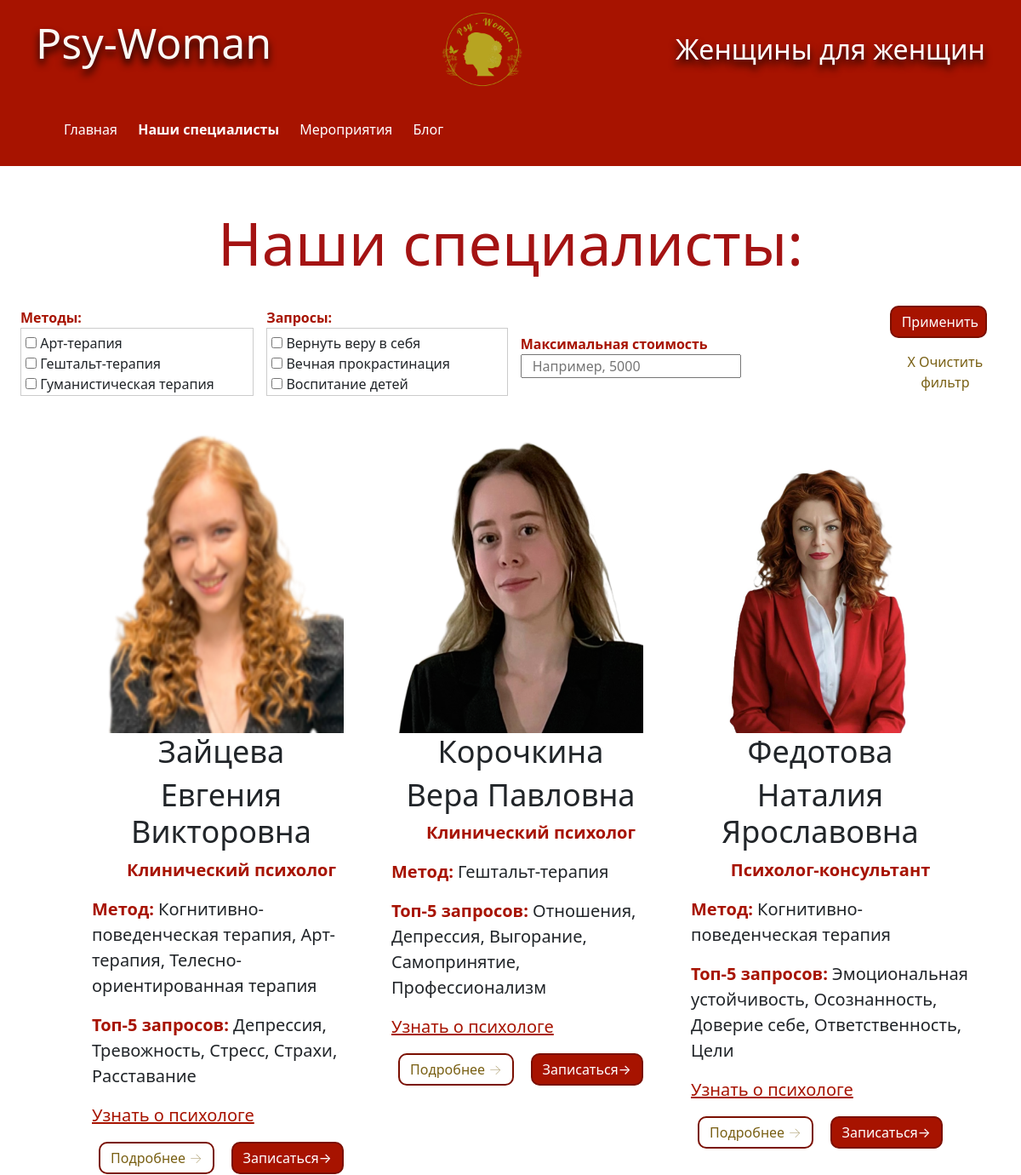
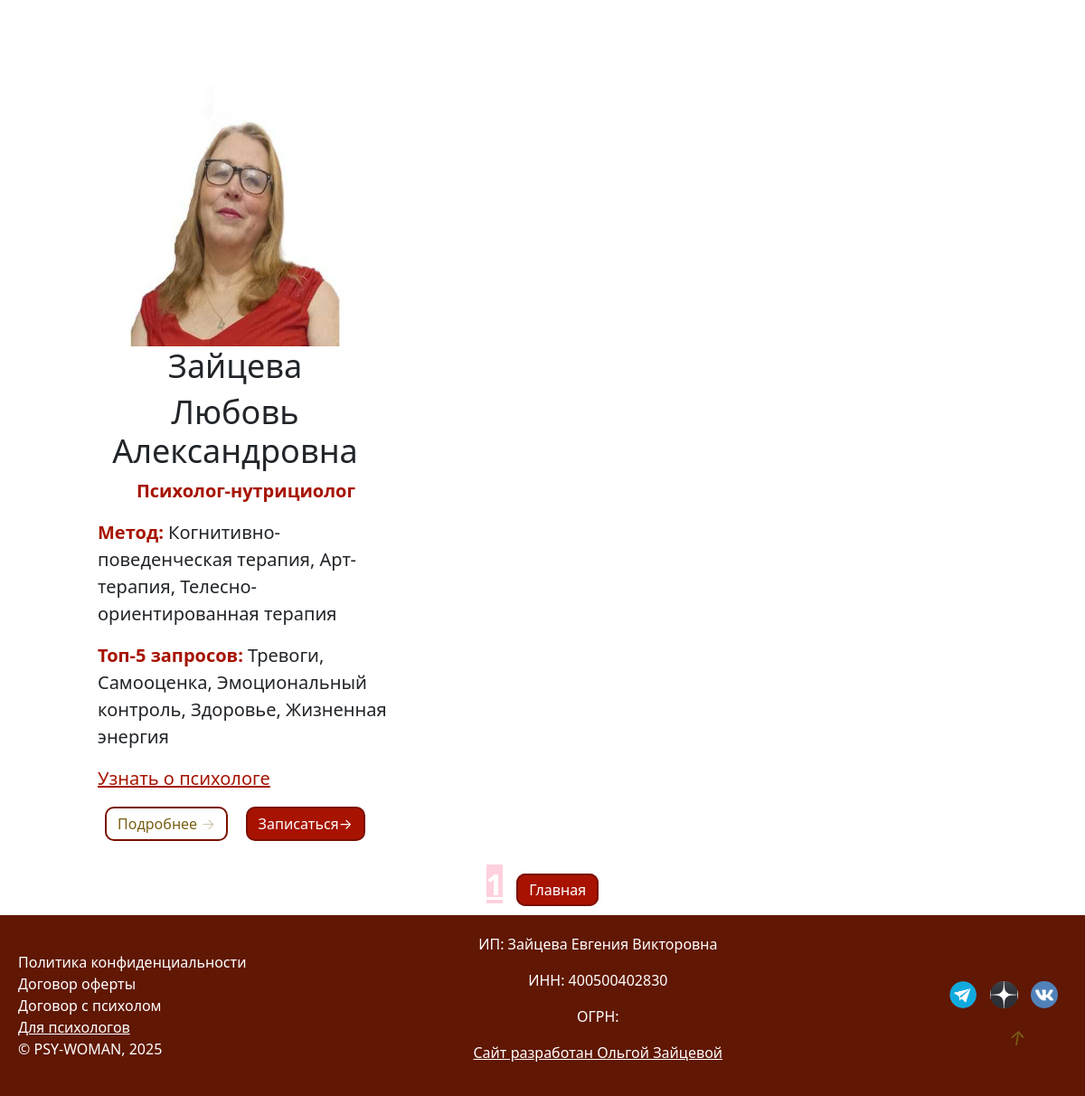
Page /specialists.php on the committed database (2 pictures, top to bottom).
### tables this page shows
CREATE TABLE methods (
    id INTEGER PRIMARY KEY AUTOINCREMENT,
    name TEXT UNIQUE NOT NULL
);

CREATE TABLE queries (
    id INTEGER PRIMARY KEY AUTOINCREMENT,
    text TEXT UNIQUE NOT NULL
);

CREATE TABLE psychologists (
    id INTEGER PRIMARY KEY AUTOINCREMENT,
    phone INTEGER NOT NULL,
    password TEXT NOT NULL,
    family TEXT,
    fname TEXT,
    photo TEXT DEFAULT 'default_photo.jpg',
    specialty TEXT,
    birth_date DATE, -- Дата рождения заменяет age
    avg_cost REAL CHECK(avg_cost >= 0),
    contacts TEXT,
    full_description TEXT,
    top5 TEXT, -- Новый столбец для топ-5 запросов
    ray INTEGER -- Новый столбец для рейтинга
);

### specialists.php (the view, shortened to what this page needs)
<?php
$dsn = 'sqlite:' . dirname(__FILE__) . '/psychologist1.db';
$db_options = [PDO::ATTR_ERRMODE => PDO::ERRMODE_EXCEPTION];
try {
    $pdo = new PDO($dsn, null, null, $db_options);
} catch (PDOException $e) {
    die('Ошибка ' . $e->getMessage());
}
$stmtMethods = $pdo->query("SELECT id, name FROM methods ORDER BY name ASC");
$allMethods = $stmtMethods->fetchAll(PDO::FETCH_ASSOC);
$stmtQueries = $pdo->query("SELECT id, text FROM queries ORDER BY text ASC");
$allQueries = $stmtQueries->fetchAll(PDO::FETCH_ASSOC);
function fetchSpecialistsWithMethods($pdo, $sqlQuery, array $params = []) {
    $stmt = $pdo->prepare($sqlQuery);
    $stmt->execute($params);
    $rows = $stmt->fetchAll(PDO::FETCH_ASSOC);
    $specialists = [];
    foreach ($rows as $row) {
        $psychologist_id = $row['id'];
        $stmtMethods = $pdo->prepare("SELECT m.name AS method_name FROM psychologist_methods pm JOIN methods m ON pm.method_id = m.id WHERE pm.psychologist_id = :psycho_id");
        $stmtMethods->bindValue(':psycho_id', $psychologist_id, PDO::PARAM_INT);
        $stmtMethods->execute();
        $methods = $stmtMethods->fetchAll(PDO::FETCH_COLUMN);
        $row['methods'] = implode(', ', $methods);
        $specialists[] = $row;
    }
    return $specialists;
}
$methodsNames = isset($_SESSION['method']) ? $_SESSION['method'] : [];
$queriesTexts = isset($_SESSION['query']) ? $_SESSION['query'] : [];
$costMax = isset($_SESSION['cost_max']) ? $_SESSION['cost_max'] : null;
$conditions = [];
$params = [];
$sqlWhereClause = !empty($conditions) ? 'WHERE ' . implode(' AND ', $conditions) : '';
$sqlQuery = "SELECT DISTINCT p.* FROM psychologists p {$sqlWhereClause} ORDER BY p.ray DESC ";
$specialists = fetchSpecialistsWithMethods($pdo, $sqlQuery, $params);
$pageSize = 30;
$totalPages = ceil(count($specialists) / $pageSize);
$currentPage = isset($_GET['page']) ? max(1, min(intval($_GET['page']), $totalPages)) : 1;
$startIndex = ($currentPage - 1) * $pageSize;
$paginatedSpecialists = array_slice($specialists, $startIndex, $pageSize);
?>
<!DOCTYPE html>
<html lang="ru">
<head>
     <link rel="stylesheet" href="style.css?v=8">
     <link href="https://cdn.jsdelivr.net/npm/bootstrap@5.3.0-alpha1/dist/css/bootstrap.min.css" rel="stylesheet">
</head>
<body>
  <nav class="navbar">
    <div class="container center2 cent">
       <a href="index.php" ><p class="brand " style="color: #faf9f5;">Psy-Woman</p></a>
        <a href="index.php"><img src="IMG/logo.png" alt="Psy-Woman" class="profile-image"></a>
        <span class="profession ">Женщины для женщин</span>
        <ul class="menu btn">
            <li><a href="index.php">Главная</a></li>
            <li><a href="#"><strong class="button3">Наши специалисты</strong></a></li>
              <li><a href="meropriyatiya.html" >Мероприятия</a></li>
            <li><a href="blog.html">Блог</a></li>
        </ul>
    </div>
</nav>
<br>
<section id="specialists">
    <h1 class="card3">Наши специалисты:</h1><br>
   <form id="filter-form" class="center2" method="post">
       <div><div style="color: #a71300; font-weight: bold;">Методы:</div>
        <div style="height: 80px; overflow-y: auto; border: 1px solid #ccc; padding: 5px; margin-bottom: 10px;">
            <?php foreach ($allMethods as $method): ?>
                <label>
                    <input type="checkbox" name="method[]" value="<?php echo htmlspecialchars($method['name']); ?>" <?php echo in_array($method['name'], $methodsNames) ? 'checked' : ''; ?>>
                    <?php echo htmlspecialchars($method['name']); ?>
                </label><br>
            <?php endforeach; ?>
        </div></div>
       <div><div style="color: #a71300; font-weight: bold;">Запросы:</div>
        <div style="height: 80px; overflow-y: auto; border: 1px solid #ccc; padding: 5px; margin-bottom: 10px;">
            <?php foreach ($allQueries as $query): ?>
                <label>
                    <input type="checkbox" name="query[]" value="<?php echo htmlspecialchars($query['text']); ?>" <?php echo in_array($query['text'], $queriesTexts) ? 'checked' : ''; ?>>
                    <?php echo htmlspecialchars($query['text']); ?>
                </label><br>
            <?php endforeach; ?>
        </div></div>
       <div><label for="cost_max" style="color: #a71300; font-weight: bold;">Максимальная стоимость</label>
        <input type="number" class="input" name="cost_max" min="4000" step="100" placeholder="Например, 5000" style="padding-left:1vw; padding-right:1vw" value="<?php echo $costMax ?? ''; ?>"></div>
   <div>
        <p><button type="submit" class="button" style="width: 9.5vw;">Применить</button></p>
       <p><button type="submit" name="clear_filter" class="knopka">X Очистить фильтр</button></p>
   </div>
    </form>
    <div class="center" style="padding-left: 7vw; padding-right:5vw;">
        <div class="centers" >
            <?php foreach ($paginatedSpecialists as $specialist): ?>
                <div>
                  <span class="cards height" >
                          <div class="center" >
                        <div class="center"><img src="<?php echo htmlspecialchars($specialist['photo']); ?>" alt="<?php echo htmlspecialchars($specialist['id']); ?>"/></div>
                    </div> <h2 class="card1 center"><?php echo htmlspecialchars($specialist['family']); ?></h2>
                     <h2 class="card1 center" style="text-align:center;"><?php echo htmlspecialchars($specialist['fname']); ?></h2>
                    <p class="card2" style="color: #a71300; padding-left: 2vw; font-weight: bold; display:flex; justify-content: center;"><strong class="red"></strong> <?php echo htmlspecialchars($specialist['specialty']); ?></p>
                    <p class="card2 " style="padding-left: 2vw;"><strong class="red">Метод:</strong> <?php echo htmlspecialchars($specialist['methods'] ?? ''); ?></p>
                    <p class="card2 " style="padding-left: 2vw;"><strong class="red">Топ-5 запросов:</strong> <?php echo htmlspecialchars($specialist['top5']); ?></p>
                    <p class="card2" style="padding-left: 2vw;"><a href="#" class="learn-more-link red" data-id="<?php echo $specialist['id']; ?>">Узнать о психологе</a></p>
                    <div class="buttons-container center">
                        <a href="<?php echo htmlspecialchars($specialist['contacts']); ?>" class="button2">Подробнее →</a>
                        <a href="#" class="button">Записаться→</a>
                    </div>
                </span>
                </div>
            <?php endforeach; ?>
       </div>
           </div>
            <br>
   <div class="center">
<nav class="nav">
    <div style="display: flex; gap: 15px; padding-bottom:10px">
        <div>
            <?php for ($i = 1; $i <= $totalPages; $i++): ?>
                <a href="?page=<?php echo $i; ?>#specialists" class="pagination-link <?php echo ($i == $currentPage) ? 'active' : ''; ?> red"><strong><?php echo $i; ?></strong></a>
            <?php endfor; ?>
        </div>
        <div><a href="index.php" class="button">Главная</a></div>
    </div>
</nav></div>
</section>
<section>
    <div class="footer-container">
        <div class="column left">
            <span class="open-modal" data-modal-id="policy-modal">Политика конфиденциальности</span><br>
            <span class="open-modal" data-modal-id="offer-modal">Договор оферты</span><br>
             <span class="open-modal" data-modal-id="offer-modal1">Договор c психолом </span><br>
            <div>            <a href="forpsyhlog.html" target="_blank" title="Telegram" class="column left">
                Для психологов</a></div>
            <span>© PSY-WOMAN, 2025</span>
        </div>
        <div class="column left1">
           <p>ИП: Зайцева Евгения Викторовна </p>
           <p>ИНН: 400500402830 </p>
           <p>ОГРН: </p>
            <p><a href="https://t.me/helga_zai" target="_blank" title="Telegram" class="column left">
                Cайт разработан Ольгой Зайцевой</a></p>
        </div>
        <div class="column social-icons">
            <a href="https://t.me/psy_womans" target="_blank" title="Telegram">
                <img src="IMG/телега.png" alt="Telegram Icon">
            </a>
            <a href="https://" target="_blank" title="dzen">
                <img src="IMG/Дзен.jpg" alt="dzen Icon">
            </a>
            <a href="/https://vk.com/psy_womans" target="_blank" title="VK">
                <img src="IMG/vk.png" alt="VK Icon">
            </a>
            <br><br>
        </div>
    </div>
</section>
<div class="scroll-top-btn">
    <button onclick="scrollToTop()"><i class="fa-solid fa-arrow-up">↑</i></button>
</div>
</body>
</html>

### style.css (style rules this page uses)
* { margin: 0; padding: 0; box-sizing: border-box; }
body { max-width: 100vw; overflow-x: hidden; font-family: Arial, sans-serif; }
.buttons-container { align-items: center; display: flex; justify-content: start; gap: 20px; }
.button { padding: 5px 5px 5px; background-color: #a71300; color: white; text-decoration: none; border: 2px solid #7a0f01; border-radius: 10px; font-size: 16px; cursor: pointer; transition: background-color 0.3s ease; }
.button3 { display: flex; justify-content: center; background-color: transparent; text-decoration: none; border: none; cursor: pointer; }
.button2 { font-size: 16px; padding: 5px 5px 5px; background-color: transparent; color: #796014; text-decoration: none; border:2px solid #7a0f01; font-weight: 20; border-radius: 10px; cursor: pointer; transition: background-color 0.3s ease; }
.knopka { color: #796014; background-color: transparent; border:none; }
.button, .button1, .button2 { padding-left: 1vw; padding-right: 1vw; text-align: center; justify-items: center; }
.red { color:#a71300 ; }
.pagination-link.active { background-color: #ffd1dc; color: white; }
.cards { width: 25vw; }
.cards img { height: 45vh; width: 24vw; padding-top: -50px; }
.card1 { font-size: 36px; }
.card2 { font-size: 20px; }
.card3 { display: flex; justify-content: center; font-size: 70px; color: #a41313; align-content: center; text-align: center; padding-top: 3vh; }
.center2 { display: flex; justify-content: center; align-items: center; gap: 15px; }
.footer-container { color: white; z-index: 99; position: relative; background-color: #601703; padding: 20px; display: flex; justify-content: space-between; align-items: center; }
.column { color: white; max-width: 30vw; text-align: center; }
.social-icons a { color: white; display: inline-block; margin-right: 10px; }
.social-icons img { border-radius: 50%; height: 30px; }
.scroll-top-btn { font-size: 50px; position: fixed; bottom: 30px; right: 40px; z-index: 9999; }
.scroll-top-btn button { z-index: 10000; width: 70px; height: 70px; background-color: transparent; color:#796014; border: none; border-radius: 20%; cursor: pointer; display: flex; justify-content: center; align-items: center; transition: background-color 0.3s ease; }
.scroll-top-btn button i { font-size: 22px; }
.left { text-align: left; }
.center { display: flex; justify-content: center; }
img { max-width: 100%; height: auto; }
.centers { display: grid; grid-template-columns: repeat(3, 1fr); }
.centers span { border: none; padding-left: 15px; }
.open-modal { cursor: pointer; }
.navbar { color: white; background-color: #a71300; padding: 15px ; position: relative; gap: 15px; }
.brand { font-size: 50px; text-align: center; display: inline-block; vertical-align: middle; margin-right: 30px; text-shadow: 0 6px 10px black; }
.profile-image { width: 100px; height: 100px; border-radius: 50%; vertical-align: middle; margin-right: 10px; }
.profession { font-size: 32px; display: inline-block; vertical-align: middle; text-shadow: 0 6px 10px black; }
.menu { font-size: 20px; list-style-type: none; float: right; margin-top: 10px; }
.menu li { display: inline-block; margin-left: 20px; }
.menu a { text-decoration: none; color:#fff; }
.nav { padding-left: 40vw; font-size:32px; }
a { cursor: pointer; text-decoration: none; color: inherit; }
#filter-form { padding-left: 2vw; padding-right: 2vw; }

### rows in the picture
methods: name "Арт-терапия"
methods: name "Гештальт-терапия"
methods: name "Гуманистическая терапия"
queries: text "Вернуть веру в себя"
queries: text "Вечная прокрастинация"
queries: text "Воспитание детей"
psychologists: photo (picture), family "Зайцева", fname "Евгения Викторовна", specialty "Клинический психолог", methods "Когнитивно-поведенческая терапия, Арт-терапия, Телесно-ориентированная терапия", top5 "Депрессия, Тревожность, Стресс, Страхи, Расставание"
psychologists: photo (picture), family "Корочкина", fname "Вера Павловна", specialty "Клинический психолог", methods "Гештальт-терапия", top5 "Отношения, Депрессия, Выгорание, Самопринятие, Профессионализм"
psychologists: photo (picture), family "Федотова", fname "Наталия Ярославовна", specialty "Психолог-консультант", methods "Когнитивно-поведенческая терапия", top5 "Эмоциональная устойчивость, Осознанность, Доверие себе, Ответственность, Цели"
psychologists: photo (picture), family "Зайцева", fname "Любовь Александровна", specialty "Психолог-нутрициолог", methods "Когнитивно-поведенческая терапия, Арт-терапия, Телесно-ориентированная терапия", top5 "Тревоги, Самооценка, Эмоциональный контроль, Здоровье, Жизненная энергия"
